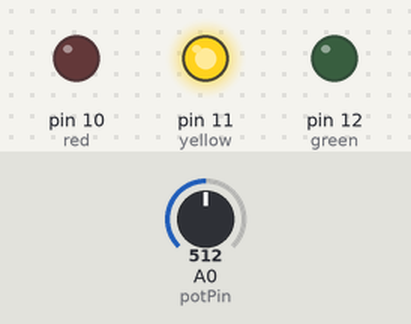
This sketch was run on a simulated Arduino Uno, built with avr-gcc and run on an emulated ATmega328P. Shown: output pins drawn as LEDs (lit = HIGH). The test bench sets the inputs (shaded band); at power-on: A0 (potPin) = 512.

Above: at 1.2 s.
1.3 s: A0 (potPin) set to 667
2.8 s: A0 (potPin) set to 701
At 3.6 s:
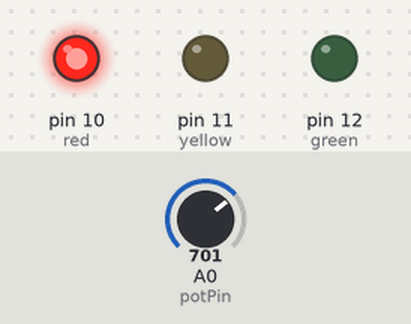
4.3 s: A0 (potPin) set to 306
At 4.7 s:
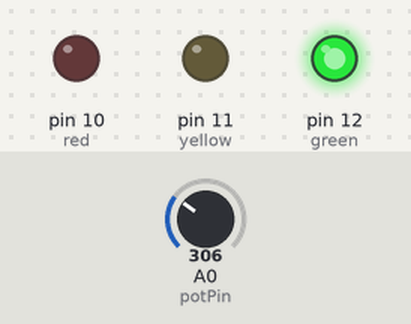
5.8 s: A0 (potPin) set to 330
7.3 s: A0 (potPin) set to 354
At 8.2 s:
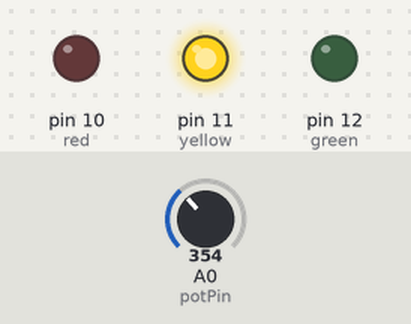
8.8 s: A0 (potPin) set to 122
At 9.3 s:
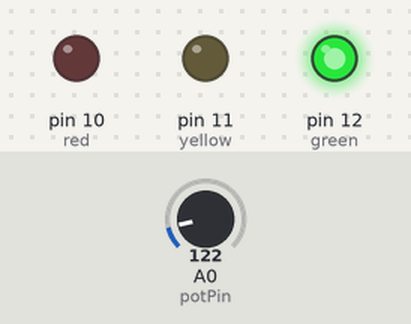
Timing chart, 0 to 11.3 s (numbered marks = the images above; inputs shaded):
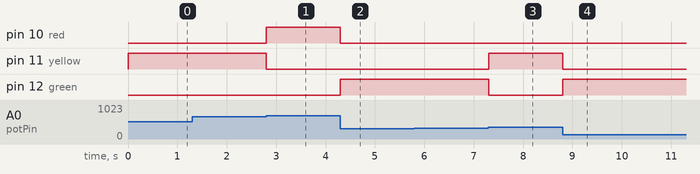

The sketch:

lab2.1.2.ino
```cpp
/*-------------------------------------------------------------------------------

1.2 Propose a modification to program 1.1 so that the position of the
    potentiometer can be determined using three LEDs. Use three LEDs to
    visualize the voltage value of the analog input.

    The LEDs should indicate three states of the potentiometer position:
    - 0% to 33%,
    - 34% to 66%,
    - 67% to 100%.

-------------------------------------------------------------------------------*/

int green = 12;
int yellow = 11;
int red = 10;

int potPin = 0;

void setup () {
  pinMode(green, OUTPUT);
  pinMode(yellow, OUTPUT);
  pinMode(red, OUTPUT);
}

void loop () {
  int pot = map(analogRead(potPin), 0, 1023, 0, 100);

  if (pot >= 0 && pot <= 33) {
    digitalWrite(green, HIGH);
    digitalWrite(yellow, LOW);
    digitalWrite(red, LOW);
  } else if (pot >= 34 && pot <= 66) {
    digitalWrite(green, LOW);
    digitalWrite(yellow, HIGH);
    digitalWrite(red, LOW);
  } else if (pot >= 67 && pot <= 100) {
    digitalWrite(green, LOW);
    digitalWrite(yellow, LOW);
    digitalWrite(red, HIGH);
  }

  delay(1);
}
```

Measured:
- the behaviour switches between 685 and 686 on A0 (potPin) (found by bisection; images 0 and 1)
- the behaviour switches between 347 and 348 on A0 (potPin) (found by bisection; images 2 and 3)
- after the input at 1.3 s, every drawn part: stays the same
- after the input at 2.8 s, pin 10 (red): LOW → HIGH at once; pin 11 (yellow): HIGH → LOW at once
- after the input at 4.3 s, pin 10 (red): HIGH → LOW at once; pin 12 (green): LOW → HIGH at once
- after the input at 5.8 s, every drawn part: stays the same
- after the input at 7.3 s, pin 11 (yellow): LOW → HIGH at once; pin 12 (green): HIGH → LOW at once
- after the input at 8.8 s, pin 11 (yellow): HIGH → LOW at once; pin 12 (green): LOW → HIGH at once
